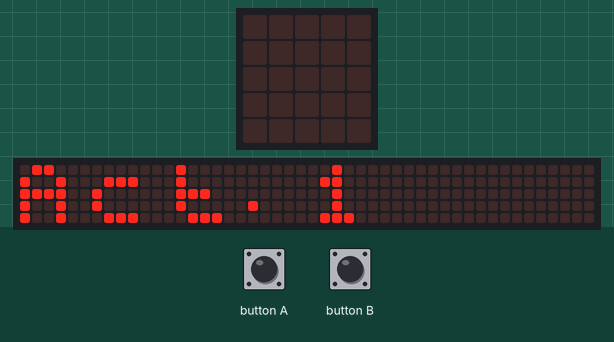
Simulated run of this program. Board: BBC micro:bit (MakeCode). On the bench: the board's 5×5 LED display, a strip that is not on the board, showing the scrolling text unrolled. Inputs (shaded band) come from the test bench. Random numbers come from a fixed seed; the 48×5 strip is a reading aid, not a part: it shows the text the display is scrolling, unrolled, one strip-width of it at a time.

Above: at 5.0 s.
6.7 s: button A pressed for 0.15 s
At 7.0 s:
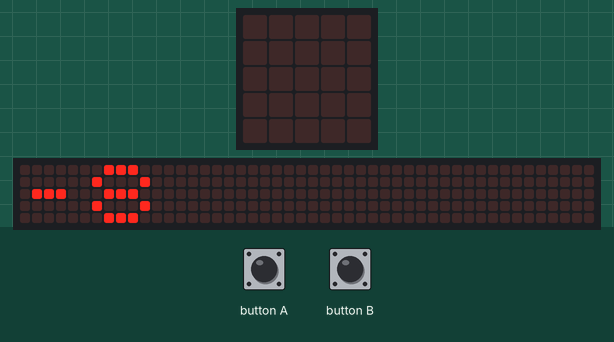
At 7.37 s:
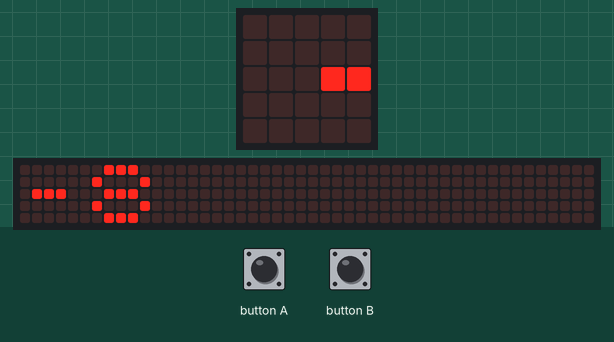
7.4 s: button B pressed for 0.15 s
At 9.7 s:
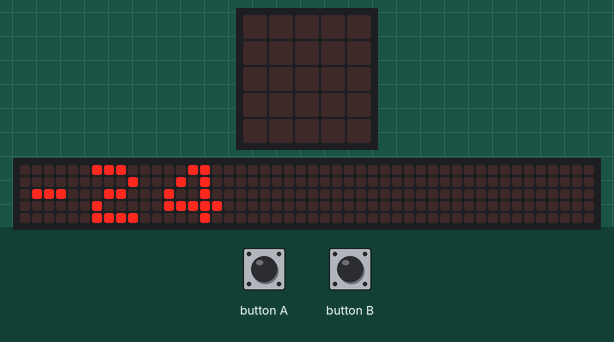

The program:

main.ts
```typescript
input.onButtonPressed(Button.A, function () {
    A = randint(-12, 12)
    for (let index = 0; index < 2; index++) {
        basic.showNumber(A)
        basic.clearScreen()
        basic.pause(1000)
    }
})
input.onButtonPressed(Button.B, function () {
    for (let index = 0; index < 2; index++) {
        basic.showNumber(3 * A)
        basic.clearScreen()
        basic.pause(1000)
    }
})
let A = 0
basic.showString("Act.1")
```

test.ts
```typescript
// les tests vont ici ; cela ne sera pas compilé si ce paquet est utilisé en tant qu'extension.
```

Measured:
- after the input at 6.7 s, the display: changes after 0.15 s (image 1)
- what the display in image 0 shows lasts 0.4 s, from 5.0 s to 5.4 s
